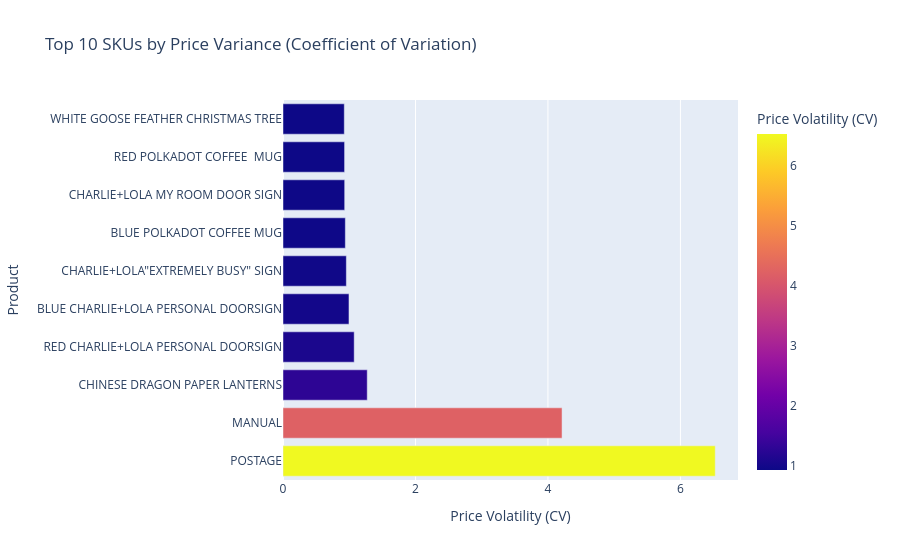

The code cell stored with this chart in its notebook:
### Markdown cell above
## 6. Price Variance: Top 10 SKUs with High Instability
Identifying inconsistent pricing or aggressive promotional cycles.

### Code cell
admin_codes_var = ['M', 'POST', 'DOT', 'ADJUST', 'ADJUST2']
df_var = df[~df['StockCode'].isin(admin_codes_var) & ~df['StockCode'].isna()]
price_stats = df_var.groupby(['StockCode', 'Description'])['Price'].agg(['std', 'mean']).reset_index()
price_stats['COV'] = price_stats['std'] / price_stats['mean']
top_variance = price_stats.dropna().sort_values('COV', ascending=False).head(10)

fig = px.bar(
    top_variance, 
    x='COV', 
    y='Description', 
    orientation='h',
    title='Top 10 SKUs by Price Variance (Coefficient of Variation)',
    labels={'COV': 'Coefficient of Variation (std/mean)'}
)
fig.update_layout(yaxis={'categoryorder': 'total ascending'})
fig.show()

### Figure 1 — Plotly figure (JSON) as saved in the notebook; plotly's stock layout.template omitted (floating-point values rounded to 4 significant figures)
{"data": [{"hovertemplate": "Price Volatility (CV)=%{marker.color}<br>Product=%{y}<extra></extra>", "legendgroup": "", "marker": {"color": [6.526, 4.213, 1.272, 1.075, 0.9962, 0.9565, 0.9412, 0.9313, 0.9297, 0.9253], "coloraxis": "coloraxis", "pattern": {"shape": ""}}, "name": "", "orientation": "h", "showlegend": false, "textposition": "auto", "type": "bar", "x": [6.526, 4.213, 1.272, 1.075, 0.9962, 0.9565, 0.9412, 0.9313, 0.9297, 0.9253], "xaxis": "x", "y": ["POSTAGE", "MANUAL", "CHINESE DRAGON PAPER LANTERNS", "RED CHARLIE+LOLA PERSONAL DOORSIGN", "BLUE CHARLIE+LOLA PERSONAL DOORSIGN", "CHARLIE+LOLA\"EXTREMELY BUSY\" SIGN", "BLUE POLKADOT COFFEE MUG", "CHARLIE+LOLA MY ROOM DOOR SIGN", "RED POLKADOT COFFEE  MUG", "WHITE GOOSE FEATHER CHRISTMAS TREE"], "yaxis": "y"}], "layout": {"barmode": "relative", "coloraxis": {"colorbar": {"title": {"text": "Price Volatility (CV)"}}, "colorscale": [[0, "#0d0887"], [0.1111, "#46039f"], [0.2222, "#7201a8"], [0.3333, "#9c179e"], [0.4444, "#bd3786"], [0.5556, "#d8576b"], [0.6667, "#ed7953"], [0.7778, "#fb9f3a"], [0.8889, "#fdca26"], [1, "#f0f921"]]}, "legend": {"tracegroupgap": 0}, "title": {"text": "Top 10 SKUs by Price Variance (Coefficient of Variation)"}, "xaxis": {"anchor": "y", "domain": [0, 1], "title": {"text": "Price Volatility (CV)"}}, "yaxis": {"anchor": "x", "domain": [0, 1], "title": {"text": "Product"}}}}
